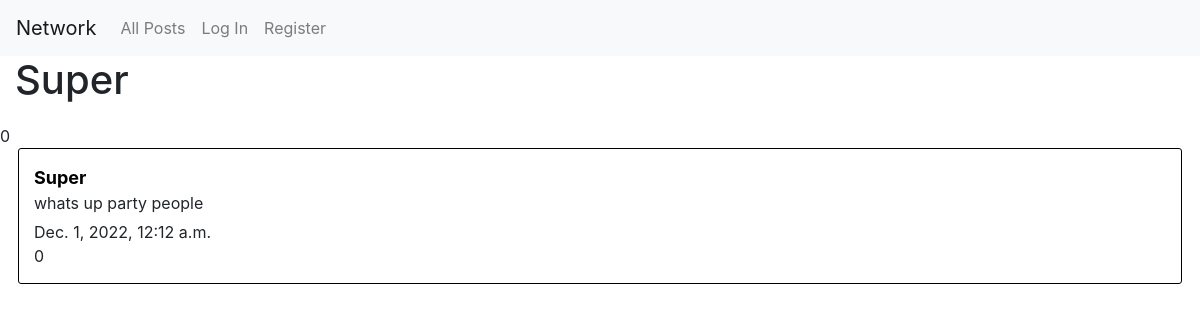
The page /user/1 on the database as committed earlier.
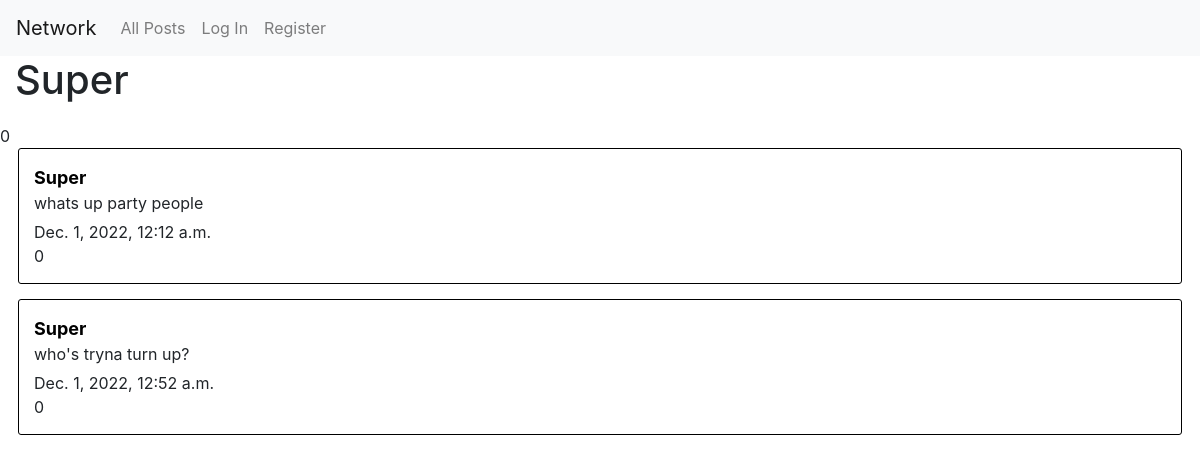
The same page on the database as committed later.
### network/models.py (models this page shows, shortened)
class Post(models.Model):
    content = models.TextField(blank=False)
    poster = models.ForeignKey("User", on_delete=models.CASCADE, related_name="posts")
    like_count = models.IntegerField(default=0)
    timestamp = models.DateTimeField("Time posted", auto_now_add=True)
    likers =  models.ManyToManyField(User, blank=True, related_name="liked")

class User(AbstractUser):
    pass

### network/views.py (the view)
# urls.py: path('user/<int:user_id>', views.user, name="user"),
def user(request, user_id):
    try:
        user = User.objects.get(pk=user_id)
    except User.DoesNotExist:
        return JsonResponse({"error": "User not found."}, status=404)
    posts = Post.objects.filter(poster=user)
    follows = Follow.objects.filter(followee=user_id)
    followers = []
    for follow in follows:
        followers.append(follow.follower)
    return render(request, "network/user.html", {
        "username": user,
        "posts": posts,
        "followers": followers
    })

### network/templates/network/user.html (shortened to what this page needs)
{% extends "network/layout.html" %}
{% load static %}
{% block body %}
{% if user != username and user.is_authenticated %}
<div class="user-follow">
    <h1 id="follow-name">{{username}}</h1>
    <p id="follow-count">{{ followers|length }} follower{% if followers|length != 1%}s{%endif%}</p>
    <button id="follow-button" class="btn btn-primary" value={{username}}>
        {% if user in followers %}
        Unfollow
        {% else %}
        Follow
        {% endif %}
    </button>
</div>
{% else %}
<h1>{{username}}</h1>
<p>{{ followers|length }}</p>
{% endif %}
{% for post in posts %}
<div class="post">
    <a class="post-user" href="{% url 'user' post.poster.id %}">{{post.poster}}</a>
    <p class="post-content">{{post.content}}</p>
    <p class="timestamp">{{post.timestamp}}</p>
    <p>{{post.like_count}}</p>
</div>
{% endfor %}
{% endblock %}

Rows that differ between the two databases and show on the page:
added Post: poster "Super", content "who's tryna turn up?", timestamp "Dec. 1, 2022, 12:52 a.m.", like_count "0"
